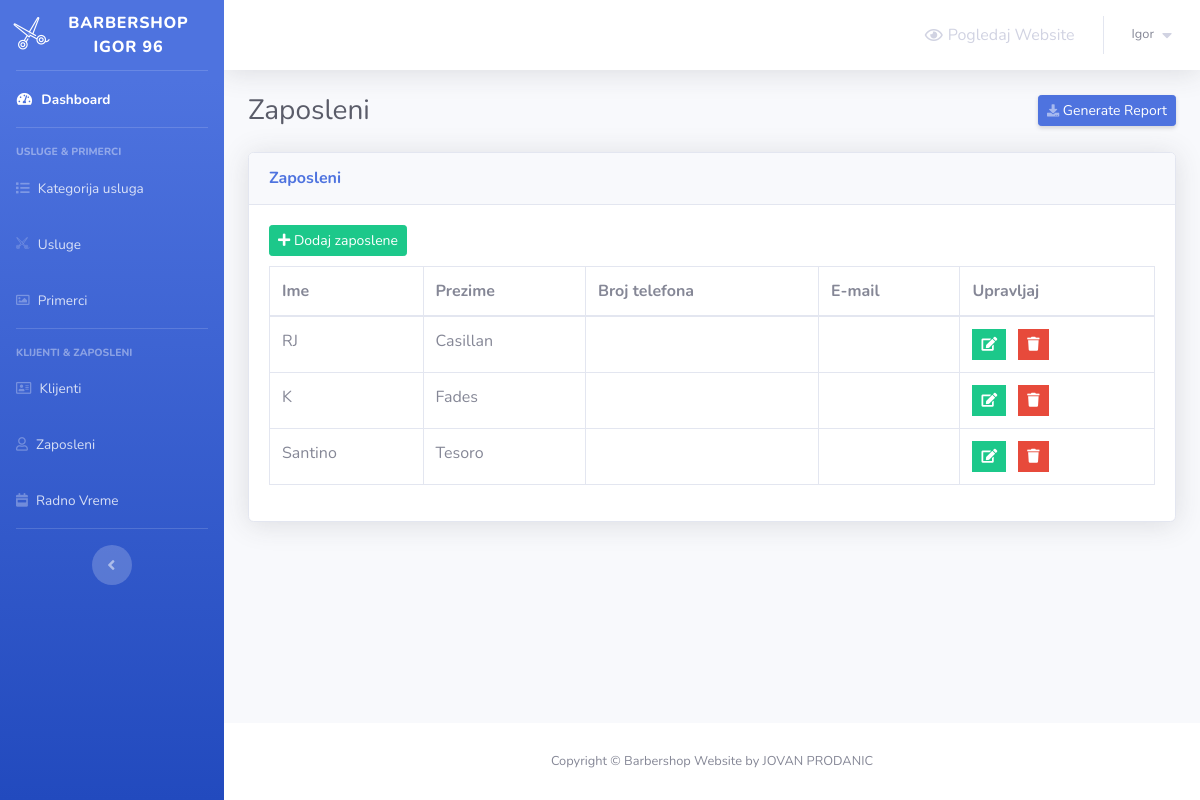
Screenshot of /barber-admin/employees.php (signed in) with the database file from the repository.
### tables this page shows
CREATE TABLE `employees` (
  `employee_id` int(2) NOT NULL,
  `first_name` varchar(20) NOT NULL,
  `last_name` varchar(20) NOT NULL,
  `phone_number` varchar(30) NOT NULL,
  `email` varchar(50) NOT NULL
);

### barber-admin/employees.php (the view, shortened to what this page needs)
<?php
    include 'connect.php';
    include 'Includes/templates/header.php';
    if(isset($_SESSION['username_barbershop_Xw211qAAsq4']) && isset($_SESSION['password_barbershop_Xw211qAAsq4']))
    {
?>
        <div class="container-fluid">
            <div class="d-sm-flex align-items-center justify-content-between mb-4">
                <h1 class="h3 mb-0 text-gray-800">Zaposleni</h1>
                <a href="#" class="d-none d-sm-inline-block btn btn-sm btn-primary shadow-sm">
                    <i class="fas fa-download fa-sm text-white-50"></i>
                    Generate Report
                </a>
            </div>
            <?php
                $do = '';
                if(isset($_GET['do']) && in_array($_GET['do'], array('Add','Edit')))
                {
                    $do = htmlspecialchars($_GET['do']);
                }
                else
                {
                    $do = 'Manage';
                }
                if($do == 'Manage')
                {
                    $stmt = $con->prepare("SELECT * FROM employees");
                    $stmt->execute();
                    $rows_employees = $stmt->fetchAll();
                    ?>
                        <div class="card shadow mb-4">
                            <div class="card-header py-3">
                                <h6 class="m-0 font-weight-bold text-primary">Zaposleni</h6>
                            </div>
                            <div class="card-body">
                                <a href="employees.php?do=Add" class="btn btn-success btn-sm" style="margin-bottom: 10px;">
                                    <i class="fa fa-plus"></i>
                                    Dodaj zaposlene
                                </a>
                                <div class="table-responsive">
                                    <table class="table table-bordered">
                                        <thead>
                                            <tr>
                                                <th scope="col">Ime</th>
                                                <th scope="col">Prezime</th>
                                                <th scope="col">Broj telefona</th>
                                                <th scope="col">E-mail</th>
                                                <th scope="col">Upravljaj</th>
                                            </tr>
                                        </thead>
                                        <tbody>
                                            <?php
                                                foreach($rows_employees as $employee)
                                                {
                                                    echo "<tr>";
                                                        echo "<td>";
                                                            echo $employee['first_name'];
                                                        echo "</td>";
                                                        echo "<td>";
                                                            echo $employee['last_name'];
                                                        echo "</td>";
                                                        echo "<td>";
                                                        echo "</td>";
                                                        echo "<td>";
                                                        echo "</td>";
                                                        echo "<td>";
                                                            $delete_data = "delete_employee_".$employee["employee_id"];
                                                    ?>
                                                        <ul class="list-inline m-0">
                                                            <li class="list-inline-item" data-toggle="tooltip" title="Izmeni">
                                                                <button class="btn btn-success btn-sm rounded-0">
                                                                    <a href="employees.php?do=Edit&employee_id=<?php echo $employee['employee_id']; ?>" style="color: white;">
                                                                        <i class="fa fa-edit"></i>
                                                                    </a>
                                                                </button>
                                                            </li>
                                                            <li class="list-inline-item" data-toggle="tooltip" title="Obriši">
                                                                <button class="btn btn-danger btn-sm rounded-0" type="button" data-toggle="modal" data-target="#<?php echo $delete_data; ?>" data-placement="top"><i class="fa fa-trash"></i></button>
                                                            </li>
                                                        </ul>
                                                    <?php
                                                    echo "</td>";
                                                    echo "</tr>";
                                                }
                                            ?>
                                        </tbody>
                                    </table>
                                </div>
                            </div>
                        </div>
                    <?php
                }
            ?>
        </div>
<?php
        include 'Includes/templates/footer.php';
    }
    else
    {
        header('Location: login.php');
        exit();
    }
?>

### rows the page displays
employees: first_name "RJ", last_name "Casillan"
employees: first_name "K", last_name "Fades"
employees: first_name "Santino", last_name "Tesoro"

### other values shown
$_SESSION['username_barbershop_Xw211qAAsq4'] "Igor"
